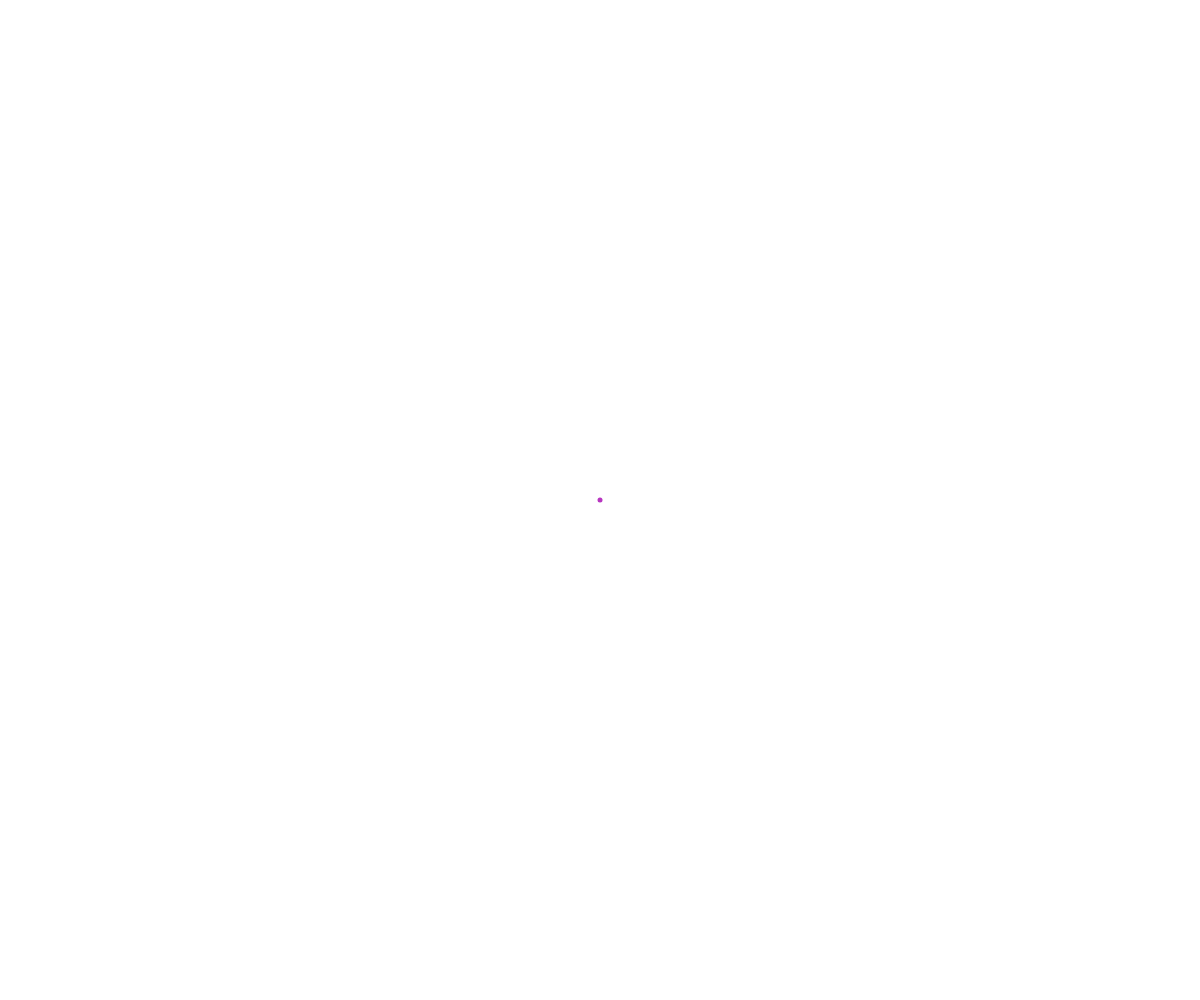
Frame 1 (no input)
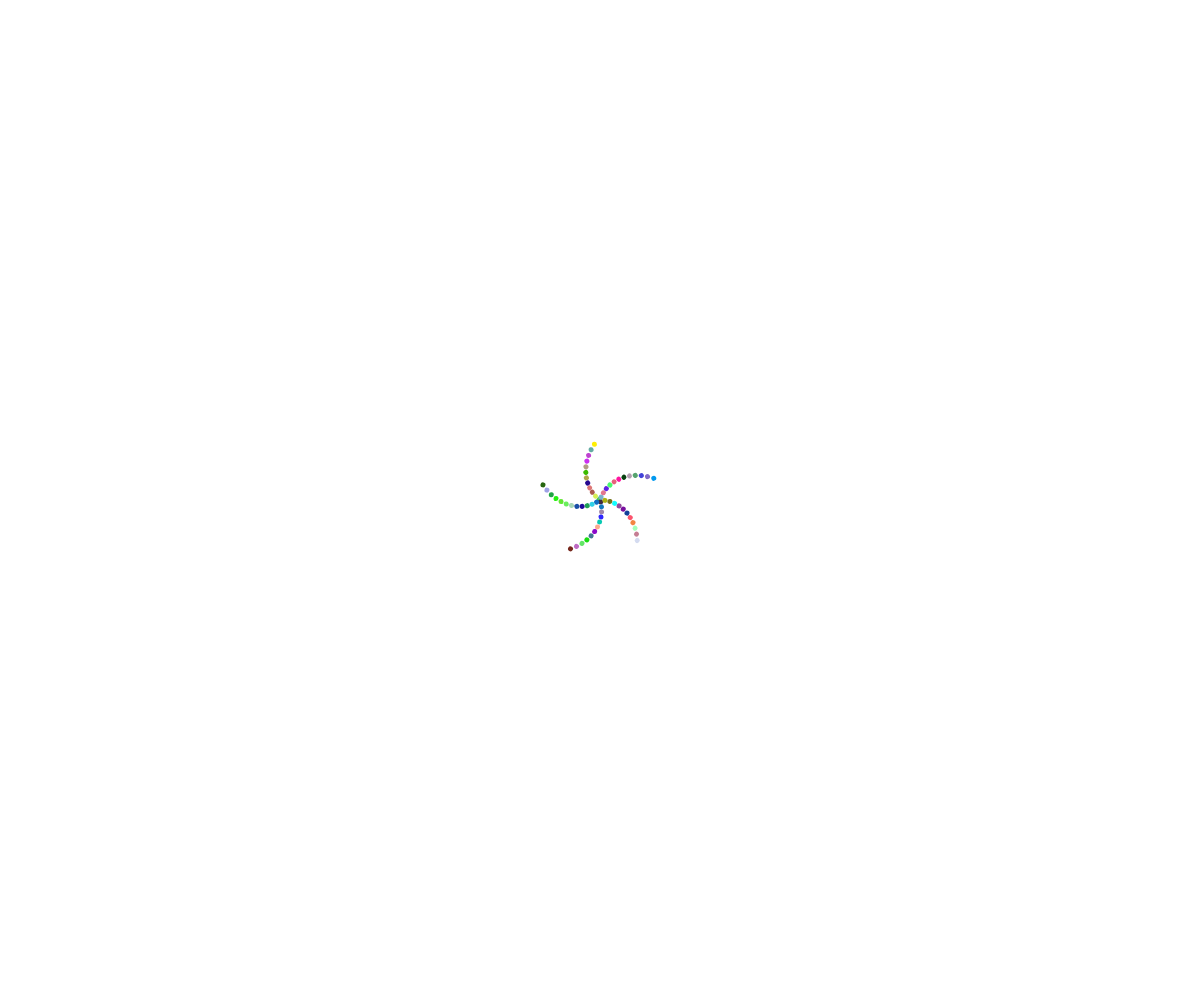
Frame 60 (no input)
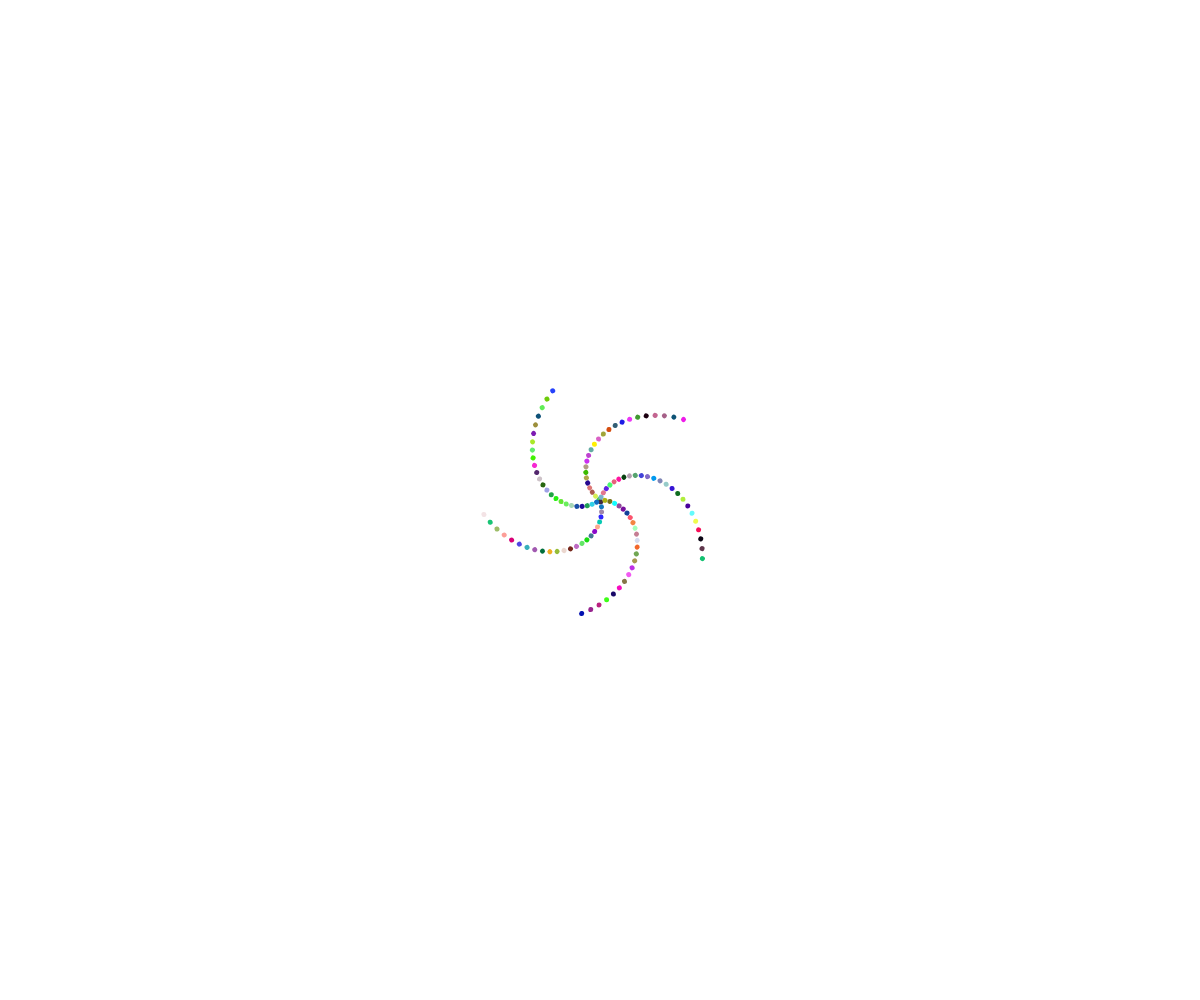
Frame 120 (the mouse pressed at the canvas centre since frame 60)

The p5.js sketch that drew these frames (run headless with seeded random() and noise() and a simulated clock; from frame 60 on, the mouse is pressed at the canvas centre):

// p5.js sketch
// ── sketch.js
function setup() {
  createCanvas(window.innerWidth, window.innerHeight);
  
}

let angle = 0;
let xPos = 0;


function draw() {
  
  
  translate(width/2, height/2)
  
  

  rotate(angle);

  strokeWeight(5);
  stroke(random(256), random(256), random(256))
  point(xPos, 0);
  
  angle += 72.9
  xPos+=1
  
  if(xPos > width/5){
    xPos*=-1;
  }

 
  
}
